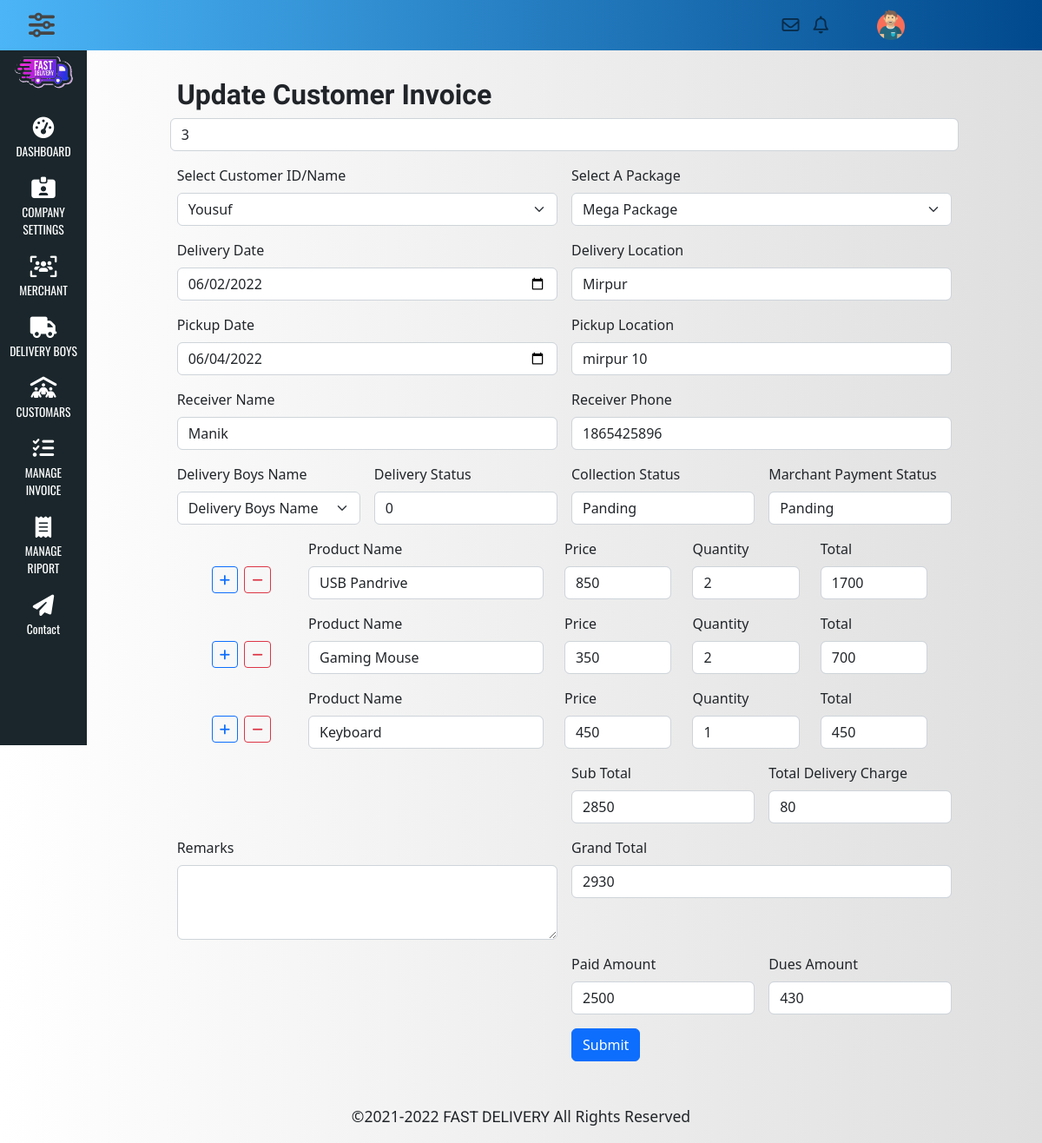
Screenshot of /admin/invoice_edit.php?editid=1 (signed in) with the database file from the repository.
### tables this page shows
CREATE TABLE `customer_invoice` (
  `iid` int(11) NOT NULL,
  `invoice_id` int(11) NOT NULL,
  `row_len` int(11) NOT NULL,
  `customer_ID` int(11) NOT NULL,
  `marchant_ID` int(11) NOT NULL,
  `delivery_ID` int(11) NOT NULL DEFAULT '0',
  `package_id` int(30) NOT NULL,
  `Create_Date` timestamp NOT NULL DEFAULT CURRENT_TIMESTAMP ON UPDATE CURRENT_TIMESTAMP,
  `delivery_date` date NOT NULL,
  `delivery_location` varchar(200) NOT NULL,
  `picup_date` date NOT NULL,
  `pickup_location` varchar(150) NOT NULL,
  `receiver_name` varchar(100) NOT NULL,
  `receiver_phone` int(15) NOT NULL,
  `remarks` varchar(200) NOT NULL DEFAULT 'All Everything ok',
  `product_name` varchar(200) NOT NULL,
  `qty` int(11) NOT NULL,
  `price` decimal(11,0) NOT NULL,
  `total` decimal(11,0) NOT NULL,
  `subtotal` decimal(11,0) NOT NULL,
  `total_delivery_charge` decimal(11,0) NOT NULL,
  `grand_total` decimal(11,0) NOT NULL,
  `paid_amount` decimal(11,0) NOT NULL,
  `dues_amount` decimal(11,0) NOT NULL DEFAULT '0',
  `delivery_status` varchar(100) NOT NULL DEFAULT '0',
  `collection_status` varchar(100) NOT NULL DEFAULT 'Panding',
  `marchant_payment_status` varchar(100) NOT NULL DEFAULT 'Panding'
);

### admin/invoice_edit.php (the view, shortened to what this page needs)
<?php require_once '../header.php';
    require_once '../connection.php';
?>
<div class="col-md-11 main-content">
    <div class="row">
      <div class="col-md-1"></div>
      <div class="col-md-10">
          <h2 class="text-left">Update Customer Invoice</h2>
        <form name="myform" action="<?=$_SERVER['PHP_SELF']?>" method="POST" enctype="multipart/form-data" class="row g-3" >
              <?php
                if(isset($_GET['editid'])){
                $editid=$_GET['editid'];
                 $sqlall="SELECT customer_invoice.iid,customer_invoice.invoice_id,customer_invoice.row_len,customer_invoice.delivery_date,customer_invoice.delivery_location,customer_invoice.picup_date,
                   customer_invoice.pickup_location,customer_invoice.receiver_name,customer_invoice.receiver_phone,
                   customer_invoice.remarks,customer_invoice.product_name,customer_invoice.qty,
                   customer_invoice.price,customer_invoice.total,customer_invoice.subtotal,
                   customer_invoice.total_delivery_charge,customer_invoice.grand_total,customer_invoice.paid_amount,
                   customer_invoice.dues_amount,customer_invoice.delivery_status,customer_invoice.collection_status,
                   customer_invoice.marchant_payment_status,customer.customer_name,package.package_name
                   FROM `customer_invoice` LEFT JOIN `customer` ON customer_invoice.customer_ID = customer.customer_id
                   LEFT JOIN `package` ON customer_invoice.package_id = package.package_id where customer_invoice.invoice_id=$editid";
                $queryall=mysqli_query($link, $sqlall);
                $data=mysqli_fetch_assoc($queryall);
            }
        ?>
        <input type="text" class="form-control" name="row_lenth" id="row_lenth" value="<?php echo $data['row_len']?>"/>
                <div class="col-md-6">
                    <label for="customer_id" class="form-label">Select Customer ID/Name</label>
                    <select class="form-select" name="customer_id">
                     <?php
                            $query = $link->query("SELECT * FROM `customer`");
                                if ($query->num_rows > 0) {
                                    while($cusdata = $query->fetch_assoc()){
                                        if ($cusdata['customer_name'] == $data['customer_name']) {
                                            $selected = "selected";
                                        } else $selected = "";
                                        echo "<option $selected value='{$cusdata['customer_id']}'>{$cusdata['customer_name']}</option>";
                                      }
                                    }
                             ?>
                    </select>
                </div>
                <div class="col-md-6">
                    <label for="package" class="form-label">Select A Package</label>
                    <select class="form-select" name="package" >
                      <?php
                        $query = $link->query("SELECT * FROM package");
                            while($pacdata = $query->fetch_assoc()){
                                if ($pacdata['package_name'] == $data['package_name']) {
                                    $selected = "selected";
                                } else $selected = "";
                                    echo "<option $selected value='{$pacdata['package_id']}'>{$pacdata['package_name']}</option>";
                                }
                             ?>
                    </select>
                </div>
                <div class="col-md-6">
                    <label for="deliverydate" class="form-label">Delivery Date</label>
                    <input type="date" class="form-control" name="deliverydate" value="<?=$data['delivery_date']?>"/>
                </div>
                <div class="col-md-6">
                    <label for="deliverylocation" class="form-label">Delivery Location</label>
                    <input type="text" class="form-control" name="deliverylocation" value="<?=$data['delivery_location']?>"/>
                </div>
                <div class="col-md-6">
                    <label for="pickDate" class="form-label">Pickup Date</label>
                    <input type="date" class="form-control" name="pickDate" value="<?=$data['picup_date']?>"/>
                </div>
                <div class="col-md-6">
                    <label for="picklocation" class="form-label">Pickup Location</label>
                    <input type="text" class="form-control" name="picklocation" value="<?=$data['pickup_location']?>"/>
                </div>
                <div class="col-md-6">
                    <label for="custoName" class="form-label">Receiver Name</label>
                    <input type="text" class="form-control" name="custoName" value="<?=$data['receiver_name']?>"/>
                </div>
                <div class="col-md-6">
                    <label for="custoPhone" class="form-label">Receiver Phone</label>
                    <input type="number" class="form-control" name="custoPhone" value="<?=$data['receiver_phone']?>"/>
                </div>
                <div class="col-md-3">
                    <label for="deliveryname" class="form-label">Delivery Boys Name</label>
                    <select class="form-select" name="deliveryname" id="delivername">
                      <option selected value="0">Delivery Boys Name</option>
                    </select>
                </div>
                <div class="col-md-3">
                    <label for="deliverystatus" class="form-label">Delivery Status</label>
                    <input type="text" class="form-control" name="deliverystatus" value="<?=$data['delivery_status']?>"/>
                </div>
                <div class="col-md-3">
                    <label for="collectionstatus" class="form-label">Collection Status</label>
                    <input type="text" class="form-control" name="collectionstatus" value="<?=$data['collection_status']?>"/>
                </div>
                <div class="col-md-3">
                    <label for="mpstatus" class="form-label">Marchant Payment Status</label>
                    <input type="text" class="form-control" name="mpstatus" value="<?=$data['marchant_payment_status']?>"/>
                </div>
                <?php
                    $queryall=mysqli_query($link, $sqlall);
                    $rid = 0;
                    while($prod_data=mysqli_fetch_assoc($queryall)){
                    ?>
                      <div class='row' id="added">
                     <div class='col-md-1 mt-5 ps-5'>
                         <button type="button" class='btn btn-outline-primary btn-sm ab' onclick="uInv_Append()"><i class='fa-solid fa-plus'></i></button>
                     </div>
                     <div class='col-md-1 mt-5 pe-5'>
                        <button type="button" class='btn btn-outline-danger btn-sm'><i class='fa-solid fa-minus'></i></button>
                     </div>
                     <div class='col-md-4 mt-3'>
                         <label for='productname' class='form-label'>Product Name</label>
                        <input type='text' class='form-control' name='productname[]' value="<?=$prod_data['product_name']?>" />
                     </div>
                     <div class='col-md-2 mt-3'>
                         <label for='price' class='form-label'>Price</label>
                         <input type='number' class='form-control' name='price[]' id='U_price<?=$rid+1?>' value="<?=$prod_data['price']?>" onkeyup="U_totalPrice(<?=$rid+1?>)"/>
                     </div>
                     <div class='col-md-2 mt-3'>
                         <label for='qty' class='form-label'>Quantity</label>
                         <input type='number' class='form-control' name='qty[]' id='U_qty<?=$rid+1?>' value='<?=$prod_data['qty']?>' onkeyup="U_totalPrice(<?=$rid+1?>)"/>
                     </div>
                     <div class='col-md-2 mt-3'>
                         <label for='total' class='form-label'>Total</label>
                         <input type='number' class='form-control U_totCount' name='productotal[]' id='U_total<?=$rid+1?>' value='<?=$prod_data['total']?>'/>
                     </div>
                 </div>
                   <?php $rid++; }
                ?>
                <div class="col-md-6"></div>
                <div class="col-md-3">
                    <label for="subtotal" class="form-label">Sub Total</label>
                    <input type="number" class="form-control" name="sub_total" id="U_sub_total"  value="<?=$data['subtotal']?>" onkeyup="U_totalPrice()"/>
                </div>
                <div class="col-md-3">
                    <label for="totaldeliverycharge"  class="form-label">Total Delivery Charge</label>
                    <input type="number" class="form-control" name="totaldeliverycharge" id="U_totaldeliverycharge" value="<?=$data['total_delivery_charge']?>"  onkeyup="U_totalPrice()"/>
                </div>
                <div class="col-md-6">
                    <label for="remarks" class="form-label">Remarks</label>
                    <textarea class="form-control" id="remarksid" name="remarks" rows="3" value="<?=$data['remarks']?>"></textarea>
                </div>
                <div class="col-md-6">
                    <label for="grandtotal" class="form-label">Grand Total</label>
                    <input type="number" class="form-control" name="grandtotal" id="U_grandtotal" value="<?=$data['grand_total']?>" onkeyup="U_totalPrice()"/>
                </div>
                <div class="col-md-6"></div>
                <div class="col-md-3">
                    <label for="paidamount" class="form-label">Paid Amount</label>
                    <input type="text" class="form-control" name="paidamount" id="U_paidamount" value="<?=$data['paid_amount']?>" onkeyup="U_totalPrice()"/>
                </div>
                 <div class="col-md-3">
                    <label for="duesamount" class="form-label">Dues Amount</label>
                    <input type="text" class="form-control" name="duesamount" id="U_duesamount" value="<?=$data['dues_amount']?>"/>
                </div>
                <div class="col-6 ms-auto"></div>
                <div class="col-6 ms-auto">
                    <button type="submit" name="submit" class="btn btn-primary ms-auto">Submit</button>
                </div>
            </form>
      </div>
      <div class="col-md-1"></div>
    </div>
</div>
 <?php require_once "../footer.php"; ?>

### css/style.css (style rules this page uses)
* { margin: 0; padding: 0; }
body { background-image: linear-gradient(to right, #ffffff, #dfdfdf); }
h1, h2, h3, h4, h5, h6 { font-family: 'Tiro Devanagari Sanskrit', serif; font-weight: bold; }
i, span { display: inline-block; }
.main-content { margin-top: 90px; margin-bottom: 50px; }

### rows the page displays
customer_invoice: row_lenth "3", deliverydate "06/02/2022", deliverylocation "Mirpur", pickDate "06/04/2022", picklocation "mirpur 10", custoName "Manik", custoPhone "1865425896", deliverystatus "0", collectionstatus "Panding", mpstatus "Panding", product_name "USB Pandrive", price "850", qty "2", total "1700", sub_total "2850", totaldeliverycharge "80", grandtotal "2930", paidamount "2500", duesamount "430"
customer_invoice: product_name "Gaming Mouse", price "350", qty "2", total "700"
customer_invoice: product_name "Keyboard", price "450", qty "1", total "450"

### other values shown
form field customer_id "Yousuf"
form field package "Mega Package"
